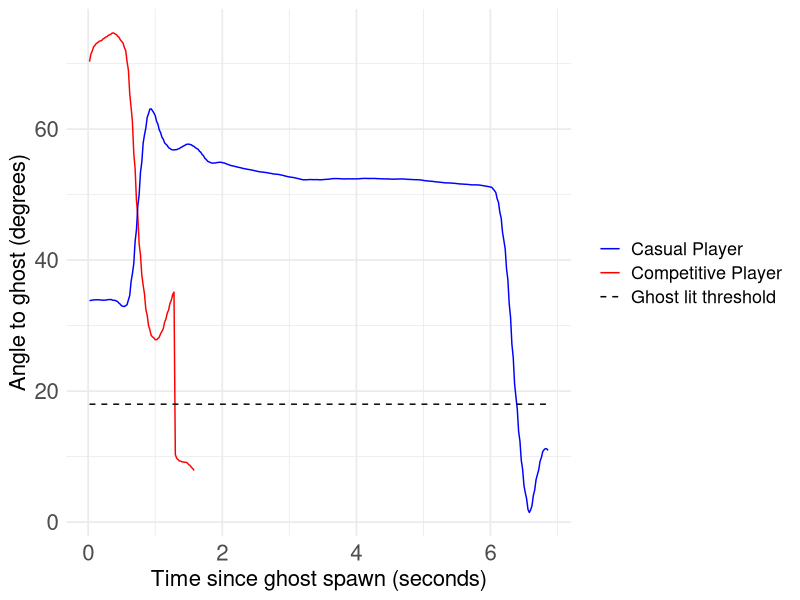

Here is the R script that generated this plot:
library(readxl)
library(dplyr)
library(ggplot2)


# ------- 0. LOAD DATA --------------------------
raw <- read_excel("GhostCatchTime.xlsx", sheet = "Example1")

df <- raw %>%
  select(
    time = `Time`,
    angle_tryhard = `Angle tryhard`,
    angle_casual = `Angle casual`,
  )


# ------- 1. CREATE PLOT --------------------------
line_colours <- c(
  "Competitive Player" = "red",
  "Casual Player" = "blue",
  "Ghost lit threshold" = "black"
)

p <- ggplot(df, aes(x = time)) +
  geom_line(aes(y = angle_tryhard, colour = "Competitive Player")) +
  geom_line(aes(y = angle_casual, colour = "Casual Player")) +
  geom_line(aes(y = 18, colour = "Ghost lit threshold"), linetype = "dashed") +
  scale_colour_manual(
    name = NULL,
    values = line_colours
  ) +
  labs(
    y = "Angle to ghost (degrees)",
    x = "Time since ghost spawn (seconds)"
  ) +
  theme_minimal(base_size = 13) +
  theme(
    plot.title = element_text(size = 18, face = "bold"),
    axis.title.x = element_text(size = 16),
    axis.title.y = element_text(size = 16),
    axis.text.x = element_text(size = 16),
    axis.text.y = element_text(size = 16),
  ) +
  guides(
    colour = guide_legend(
      override.aes = list(linetype = c("solid", "solid", "dashed")),
      label.theme = element_text(size = 13)
    )
  )

plot(p)
